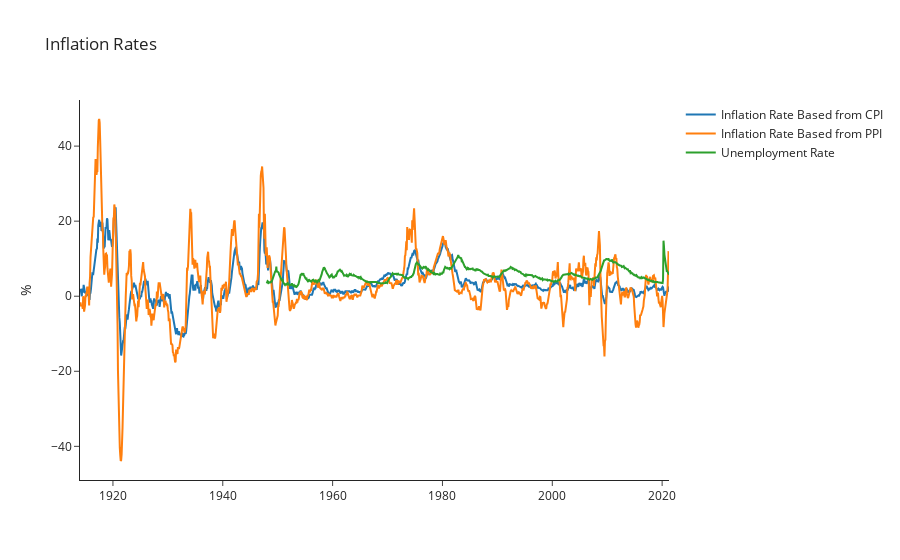

The code cell stored with this chart in its notebook:
### Code cell
inflation_rates_chart.add_trace(go.Scatter(x= unemployment_rate.index, y=unemployment_rate["Unemployment Rate"],mode='lines', name="Unemployment Rate"))

### Figure 1 — Plotly figure (JSON) as saved in the notebook; plotly's stock layout.template omitted (floating-point values rounded to 4 significant figures; data arrays with more than 128 entries replaced by an {"elided": "..."} marker saying what was removed)
{"data": [{"mode": "lines", "name": "Inflation Rate Based from CPI", "type": "scatter", "x": {"elided": "1287 str values"}, "y": {"elided": "1287 float values"}}, {"mode": "lines", "name": "Inflation Rate Based from PPI", "type": "scatter", "x": {"elided": "1287 str values"}, "y": {"elided": "1287 float values"}}, {"mode": "lines", "name": "Unemployment Rate", "type": "scatter", "x": {"elided": "880 str values"}, "y": {"elided": "880 float values"}}], "layout": {"autosize": true, "title": {"text": "Inflation Rates"}, "xaxis": {"autorange": true, "range": ["1914-01-01", "2021-04-01"], "type": "date"}, "yaxis": {"autorange": true, "range": [-48.96, 52.28], "title": {"text": "%"}, "type": "linear"}}}
